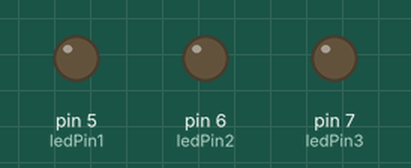
This sketch was run on a simulated Arduino Uno, built with avr-gcc and run on an emulated ATmega328P. Parts: output pins drawn as LEDs (lit = HIGH).

Above: at 0.5 s.
At 2.0 s:
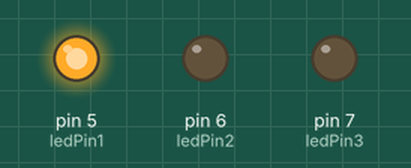
At 4.0 s:
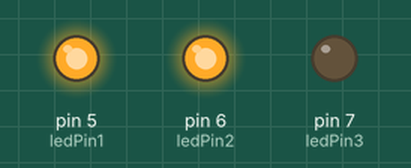
At 5.5 s:
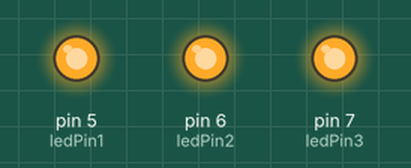
At 6.5 s:
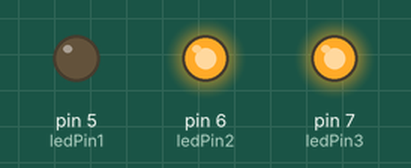
Timing chart, 0 to 7.8 s (numbered marks = the images above):
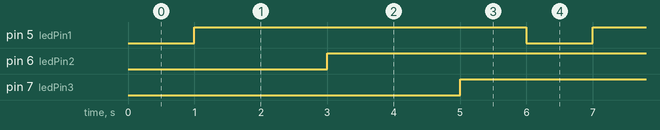

The sketch:

Testing_1.ino
```cpp
#define ledPin1 5
#define ledPin2 6
#define ledPin3 7

void setup() {
  pinMode(ledPin1, OUTPUT);
  pinMode(ledPin2, OUTPUT);
  pinMode(ledPin3, OUTPUT);
}

void loop() {
  digitalWrite(ledPin1, LOW);
  delay(1000);
  digitalWrite(ledPin1, HIGH);
  delay(1000);


  digitalWrite(ledPin2, LOW);
  delay(1000);
  digitalWrite(ledPin2, HIGH);
  delay(1000);

  digitalWrite(ledPin3, LOW);
  delay(1000);
  digitalWrite(ledPin3, HIGH);
  delay(1000);
}
```

Measured:
- by itself, pin 5 (ledPin1), pin 6 (ledPin2), pin 7 (ledPin3): alternates HIGH for 5.0 s and LOW for 1.0 s
